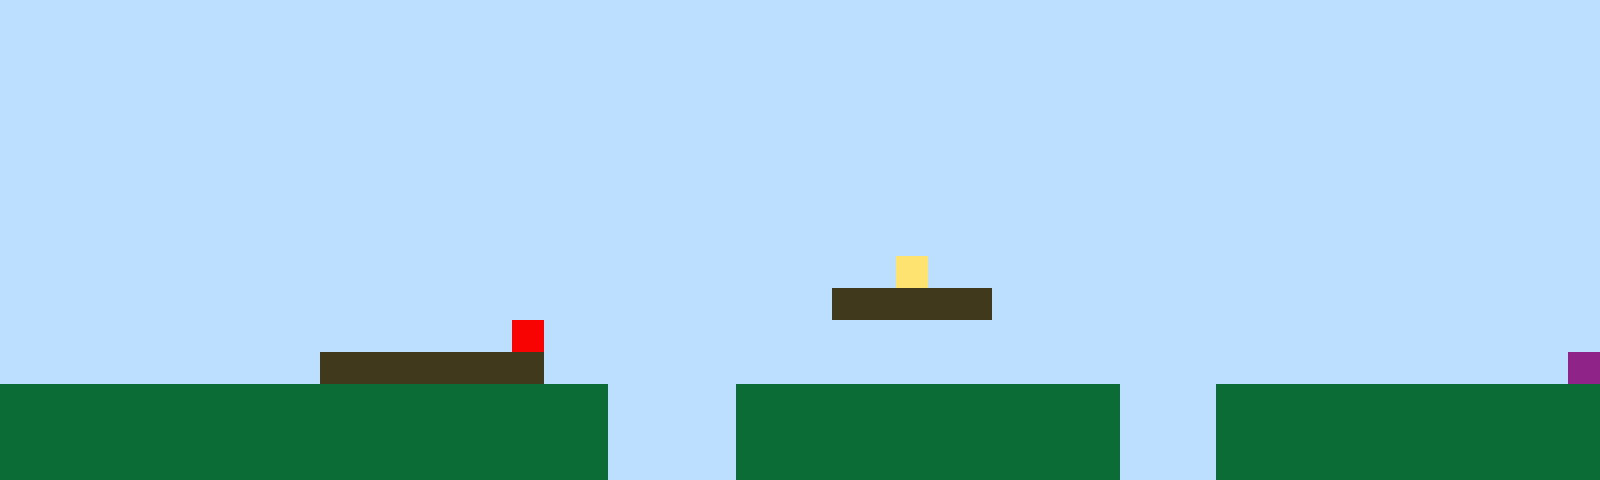

This game map was drawn from its Tiled (.tmx) file and the tilesets committed beside it. A one-line description and the full map source follow:
An orthogonal 50x15 tile map with 32x32 px tiles, 1 tile layer (Tile Layer 1).

<map version="1.10" tiledversion="1.11.2" orientation="orthogonal" renderorder="right-up" width="50" height="15" tilewidth="32" tileheight="32" infinite="0" nextlayerid="2" nextobjectid="1"><editorsettings><export target="map1.csv" format="csv" /></editorsettings><tileset firstgid="1" name="sprites" tilewidth="32" tileheight="32" tilecount="6" columns="3"><image source="sprites.png" width="96" height="64" /></tileset><layer id="1" name="Tile Layer 1" width="50" height="15"><data encoding="csv">1,1,1,1,1,1,1,1,1,1,1,1,1,1,1,1,1,1,1,1,1,1,1,1,1,1,1,1,1,1,1,1,1,1,1,1,1,1,1,1,1,1,1,1,1,1,1,1,1,1,1,1,1,1,1,1,1,1,1,1,1,1,1,1,1,1,1,1,1,1,1,1,1,1,1,1,1,1,1,1,1,1,1,1,1,1,1,1,1,1,1,1,1,1,1,1,1,1,1,1,1,1,1,1,1,1,1,1,1,1,1,1,1,1,1,1,1,1,1,1,1,1,1,1,1,1,1,1,1,1,1,1,1,1,1,1,1,1,1,1,1,1,1,1,1,1,1,1,1,1,1,1,1,1,1,1,1,1,1,1,1,1,1,1,1,1,1,1,1,1,1,1,1,1,1,1,1,1,1,1,1,1,1,1,1,1,1,1,1,1,1,1,1,1,1,1,1,1,1,1,1,1,1,1,1,1,1,1,1,1,1,1,1,1,1,1,1,1,1,1,1,1,1,1,1,1,1,1,1,1,1,1,1,1,1,1,1,1,1,1,1,1,1,1,1,1,1,1,1,1,1,1,1,1,1,1,1,1,1,1,1,1,1,1,1,1,1,1,1,1,1,1,1,1,1,1,1,1,1,1,1,1,1,1,1,1,1,1,1,1,1,1,1,1,1,1,1,1,1,1,1,1,1,1,1,1,1,1,1,1,1,1,1,1,1,1,1,1,1,1,1,1,1,1,1,1,1,1,1,1,1,1,1,1,1,1,1,1,1,1,1,1,1,1,1,1,1,1,1,1,1,1,1,1,1,1,1,1,1,1,1,1,1,1,1,1,1,1,1,1,1,1,1,1,1,1,1,1,1,1,1,1,1,1,1,1,1,1,1,1,1,1,1,1,1,1,1,1,1,1,1,1,1,1,1,1,1,1,1,1,1,1,1,1,1,1,1,1,1,1,1,1,1,1,1,1,1,1,4,1,1,1,1,1,1,1,1,1,1,1,1,1,1,1,1,1,1,1,1,1,1,1,1,1,1,1,1,1,1,1,1,1,1,1,1,1,1,1,1,1,1,1,1,1,1,1,3,3,3,3,3,1,1,1,1,1,1,1,1,1,1,1,1,1,1,1,1,1,1,1,1,1,1,1,1,1,1,1,1,1,1,1,1,1,1,1,5,1,1,1,1,1,1,1,1,1,1,1,1,1,1,1,1,1,1,1,1,1,1,1,1,1,1,1,1,1,1,1,1,1,1,1,1,1,1,1,1,1,1,1,3,3,3,3,3,3,3,1,1,1,1,1,1,1,1,1,1,1,1,1,1,1,1,1,1,1,1,1,1,1,1,1,1,1,1,1,1,1,1,6,2,2,2,2,2,2,2,2,2,2,2,2,2,2,2,2,2,2,2,1,1,1,1,2,2,2,2,2,2,2,2,2,2,2,2,1,1,1,2,2,2,2,2,2,2,2,2,2,2,2,2,2,2,2,2,2,2,2,2,2,2,2,2,2,2,2,2,2,2,1,1,1,1,2,2,2,2,2,2,2,2,2,2,2,2,1,1,1,2,2,2,2,2,2,2,2,2,2,2,2,2,2,2,2,2,2,2,2,2,2,2,2,2,2,2,2,2,2,2,1,1,1,1,2,2,2,2,2,2,2,2,2,2,2,2,1,1,1,2,2,2,2,2,2,2,2,2,2,2,2</data></layer></map>
